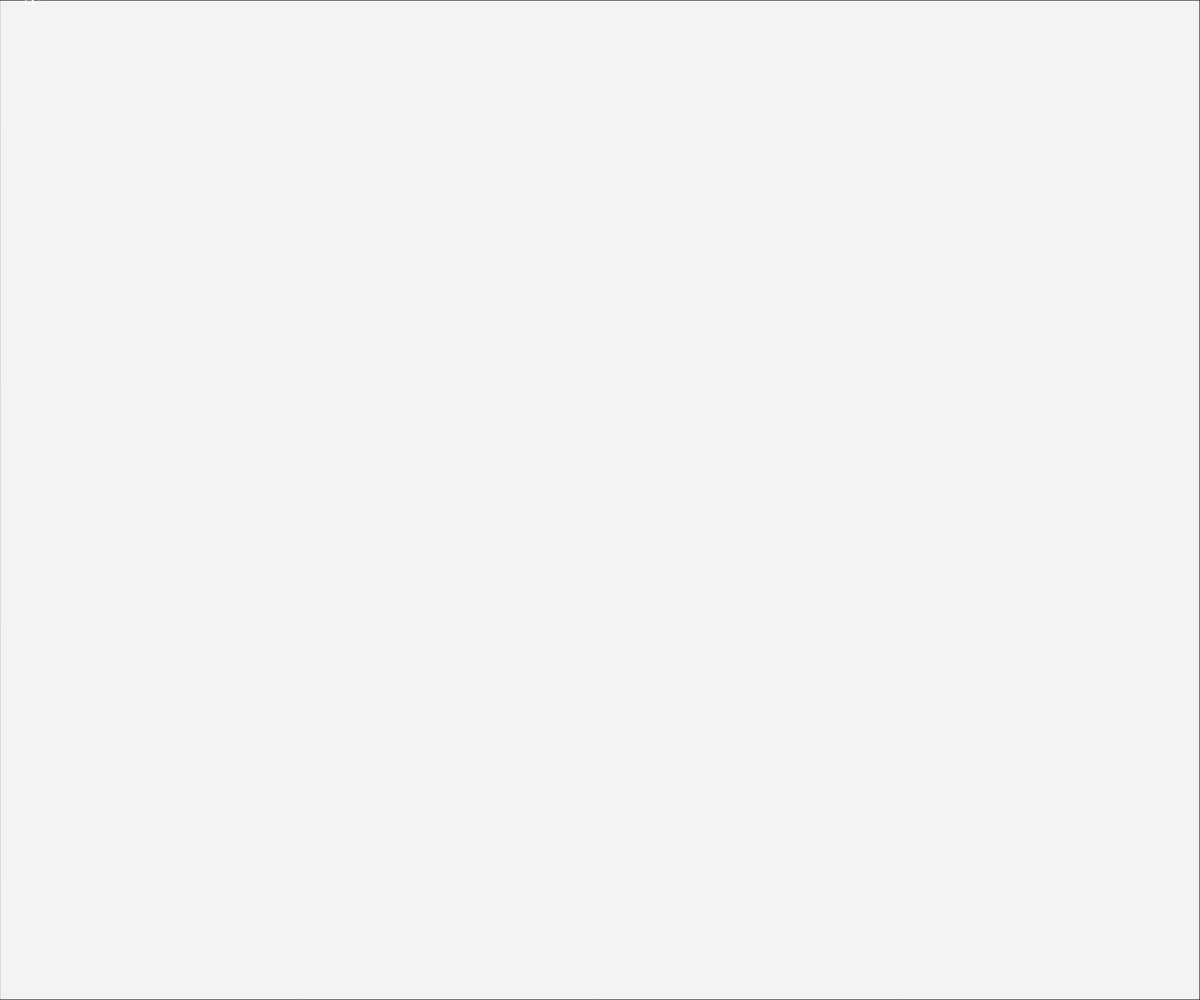
Frame 1 (no input)
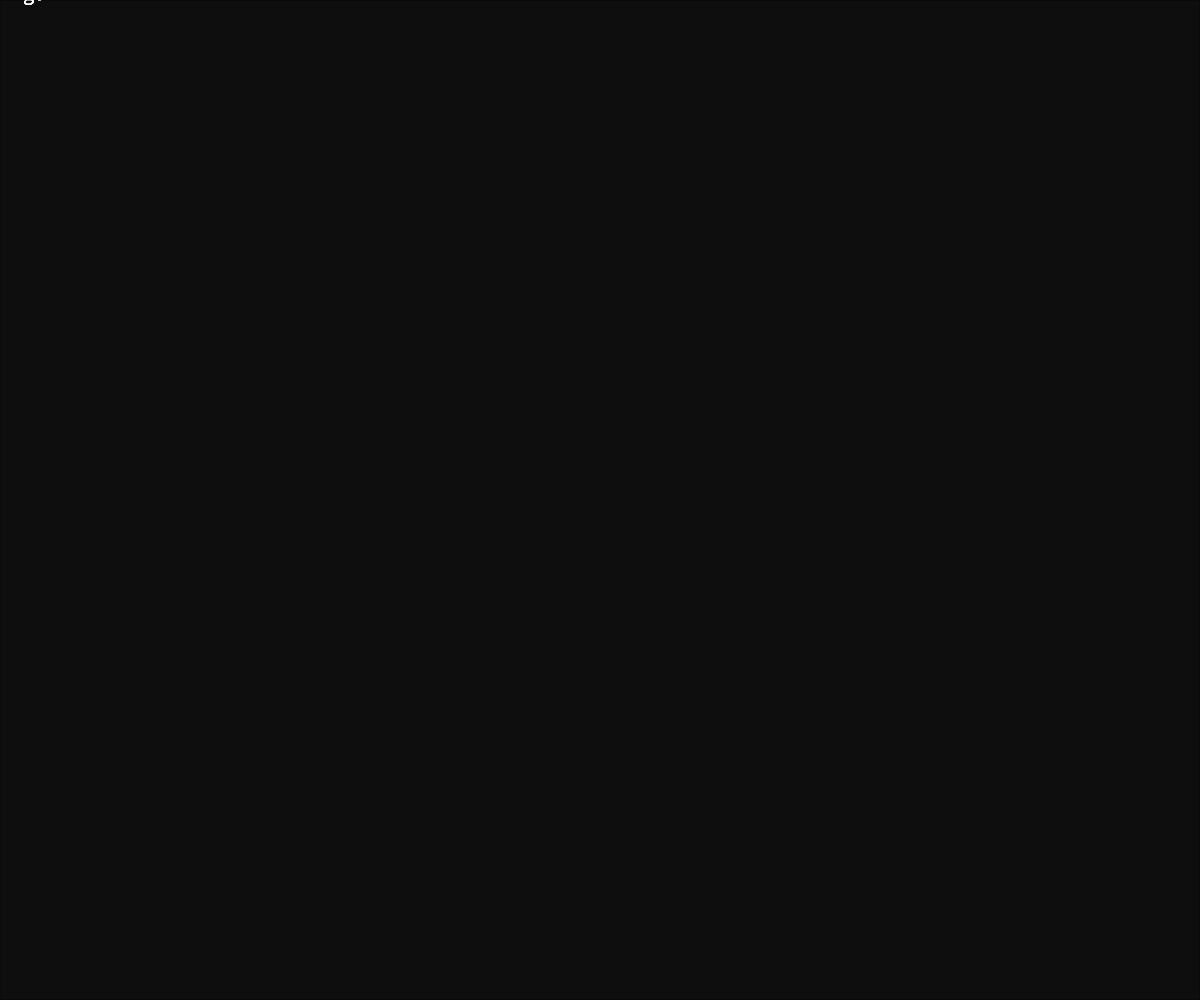
Frame 60 (no input)
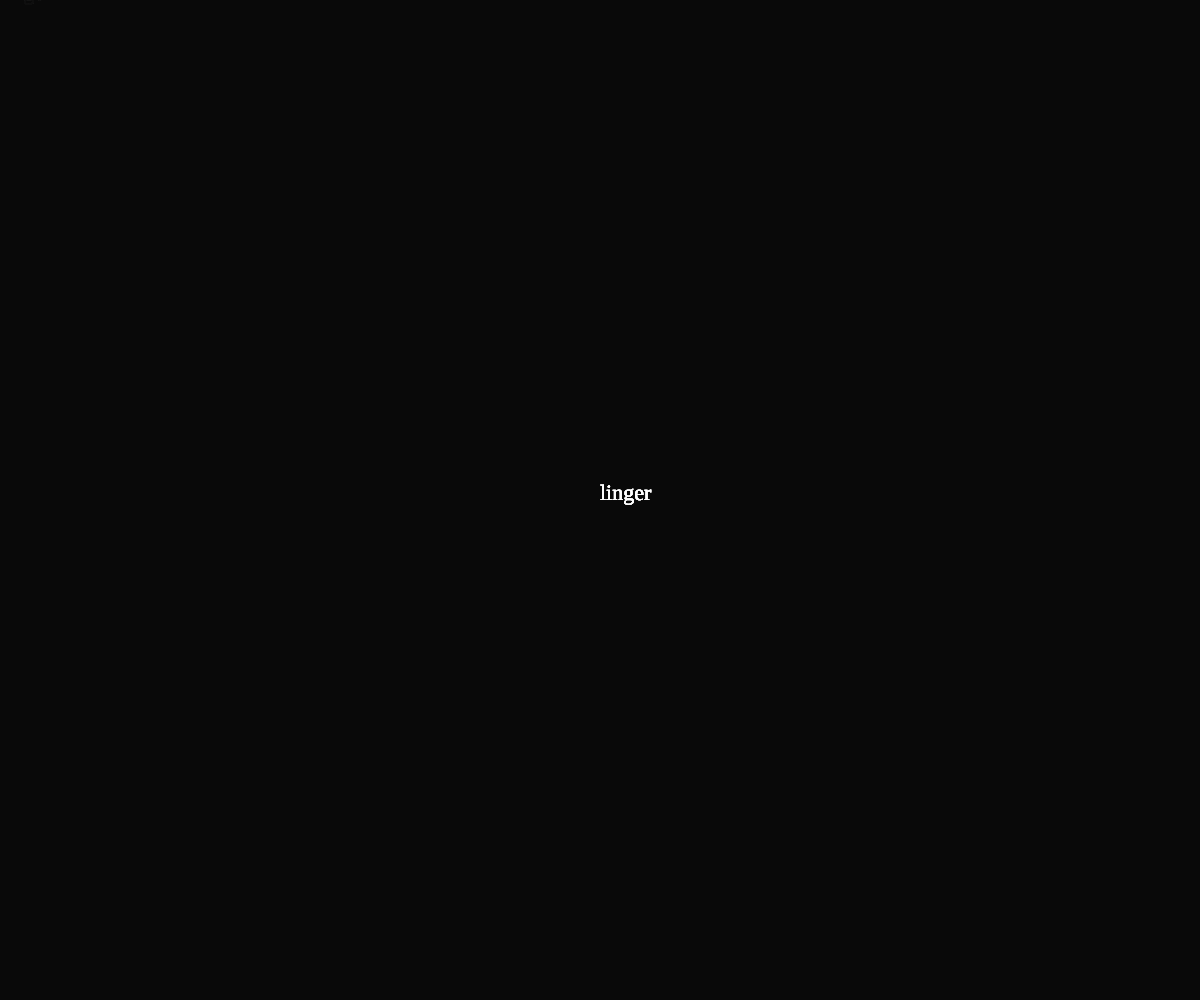
Frame 120 (the mouse pressed at the canvas centre since frame 60)

The p5.js sketch that drew these frames (run headless with seeded random() and noise() and a simulated clock; from frame 60 on, the mouse is pressed at the canvas centre):

// p5.js sketch
// ── sketch.js
let pg;

function setup() {
  createCanvas(windowWidth, windowHeight);
  pg = createGraphics(400, 250);
}

function draw() {
  fill(0, 12);
  rect(0, 0, width, height);
  fill(255);
  noStroke();
  textSize(22)
  textFont('Lexend Tera')
  text("linger", mouseX, mouseY);
}
